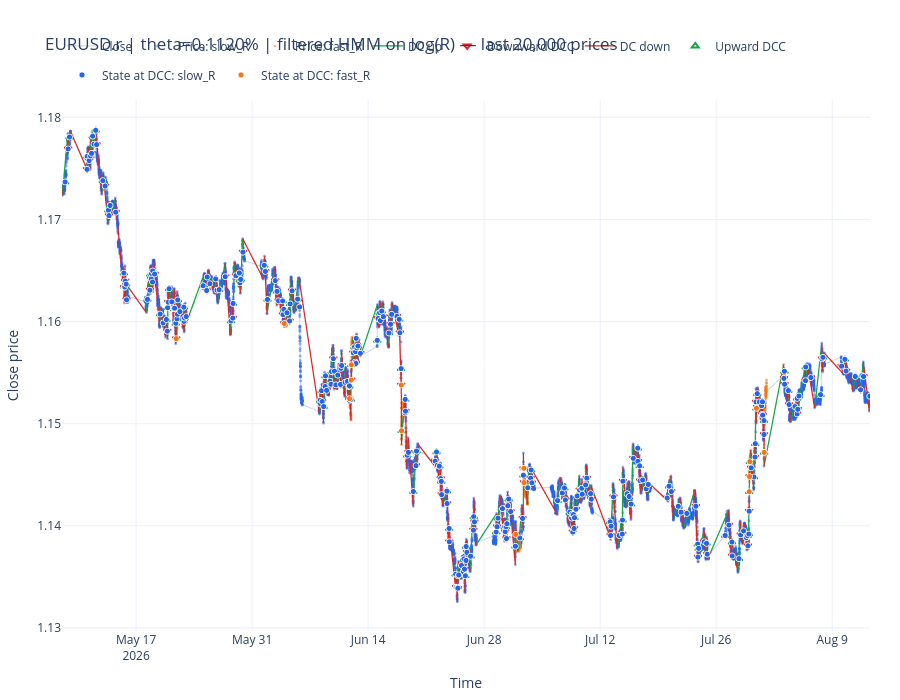

Notebook source saved alongside this figure:
### Markdown cell above
## Map filtered event states onto price

Each update is indexed by its DCC information timestamp and forward-filled until the next completed event. The state therefore means **the latest event-time belief currently available**. It does not update between DCCs, and no state is assigned before the first completed event.

### Code cell
event_state_updates = hmm_events[[
    "information_time", "event_id", "state_name", "state_probability",
    "p_slow_r", "p_fast_r",
]].copy()
if event_state_updates["information_time"].duplicated().any():
    raise ValueError("Multiple HMM updates share an information timestamp.")

event_state_updates = event_state_updates.rename(columns={
    "information_time": "state_information_time",
    "event_id": "source_event_id",
}).set_index("state_information_time", drop=False)

bar_hmm_states = event_state_updates.reindex(prices.index).ffill()
first_information_time = event_state_updates.index[0]
assert bar_hmm_states.loc[bar_hmm_states.index < first_information_time, "state_name"].isna().all()

hmm_price_fig = plot_hmm_states_on_price(prices=prices, bar_states=bar_hmm_states, hmm_events=hmm_events,
                                         n_prices=20000, title=f"{SYMBOL} | theta={THETA:.4%} | filtered HMM on log(R)",
                                         oos_start_time=oos_start_time)
hmm_price_fig.show()

### Figure 1 — Plotly figure (JSON) as saved in the notebook; plotly's stock layout.template omitted (floating-point values rounded to 4 significant figures; data arrays with more than 128 entries replaced by an {"elided": "..."} marker saying what was removed)
{"data": [{"hovertemplate": "time=%{x}<br>close=%{y:.5f}<extra></extra>", "line": {"color": "#cbd5e1", "width": 1.0}, "mode": "lines", "name": "Close", "x": {"elided": "20000 str values"}, "y": {"elided": "20000 float values"}, "type": "scattergl"}, {"customdata": {"elided": "19136x3 mixed values"}, "hovertemplate": "time=%{x}<br>close=%{y:.5f}<br>state=slow_R<br>probability=%{customdata[0]:.3f}<br>state known since=%{customdata[1]}<br>source event=%{customdata[2]:.0f}<extra></extra>", "legendgroup": "slow_R", "marker": {"color": "#2563eb", "opacity": 0.45, "size": 3}, "mode": "markers", "name": "Price: slow_R", "x": {"elided": "19136 str values"}, "y": {"elided": "19136 float values"}, "type": "scattergl"}, {"customdata": {"elided": "864x3 mixed values"}, "hovertemplate": "time=%{x}<br>close=%{y:.5f}<br>state=fast_R<br>probability=%{customdata[0]:.3f}<br>state known since=%{customdata[1]}<br>source event=%{customdata[2]:.0f}<extra></extra>", "legendgroup": "fast_R", "marker": {"color": "#f97316", "opacity": 0.45, "size": 3}, "mode": "markers", "name": "Price: fast_R", "x": {"elided": "864 str values"}, "y": {"elided": "864 float values"}, "type": "scattergl"}, {"customdata": {"elided": "453 rows, 3020 mixed values in total"}, "hovertemplate": "event=%{customdata[0]:.0f}<br>direction=%{customdata[1]}<br>filtered state=%{customdata[2]}<br>R=%{customdata[3]:.3e}<br>log(R)=%{customdata[4]:.4f}<br>T=%{customdata[5]:.0f} bars<br>TMV=%{customdata[6]:.4f}<br>p(fast_R)=%{customdata[7]:.3f}<br>state probability=%{customdata[8]:.3f}<br>known at DCC=%{customdata[9]}<extra></extra>", "legendgroup": "dc_up", "line": {"color": "#16a34a", "width": 1.25}, "mode": "lines", "name": "DC up", "x": {"elided": "453 str values"}, "y": {"elided": "453 float values"}, "type": "scattergl"}, {"customdata": {"elided": "151x9 mixed values"}, "hovertemplate": "Downward DCC<br>time=%{x}<br>price=%{y:.5f}<br>event=%{customdata[0]:.0f}<br>filtered state=%{customdata[1]}<br>R=%{customdata[2]:.3e}<br>log(R)=%{customdata[3]:.4f}<br>T=%{customdata[4]:.0f} bars<br>TMV=%{customdata[5]:.4f}<br>p(fast_R)=%{customdata[6]:.3f}<br>state probability=%{customdata[7]:.3f}<br>confirmed EXT time=%{customdata[8]}<extra></extra>", "legendgroup": "dcc_up", "marker": {"color": "#dc2626", "line": {"color": "#dc2626", "width": 2}, "size": 6, "symbol": "triangle-down-open"}, "mode": "markers", "name": "Downward DCC", "x": {"elided": "151 str values"}, "y": {"elided": "151 float values"}, "type": "scattergl"}, {"customdata": {"elided": "456 rows, 3040 mixed values in total"}, "hovertemplate": "event=%{customdata[0]:.0f}<br>direction=%{customdata[1]}<br>filtered state=%{customdata[2]}<br>R=%{customdata[3]:.3e}<br>log(R)=%{customdata[4]:.4f}<br>T=%{customdata[5]:.0f} bars<br>TMV=%{customdata[6]:.4f}<br>p(fast_R)=%{customdata[7]:.3f}<br>state probability=%{customdata[8]:.3f}<br>known at DCC=%{customdata[9]}<extra></extra>", "legendgroup": "dc_down", "line": {"color": "#dc2626", "width": 1.25}, "mode": "lines", "name": "DC down", "x": {"elided": "456 str values"}, "y": {"elided": "456 float values"}, "type": "scattergl"}, {"customdata": {"elided": "152x9 mixed values"}, "hovertemplate": "Upward DCC<br>time=%{x}<br>price=%{y:.5f}<br>event=%{customdata[0]:.0f}<br>filtered state=%{customdata[1]}<br>R=%{customdata[2]:.3e}<br>log(R)=%{customdata[3]:.4f}<br>T=%{customdata[4]:.0f} bars<br>TMV=%{customdata[5]:.4f}<br>p(fast_R)=%{customdata[6]:.3f}<br>state probability=%{customdata[7]:.3f}<br>confirmed EXT time=%{customdata[8]}<extra></extra>", "legendgroup": "dcc_down", "marker": {"color": "#16a34a", "line": {"color": "#16a34a", "width": 2}, "size": 6, "symbol": "triangle-up-open"}, "mode": "markers", "name": "Upward DCC", "x": {"elided": "152 str values"}, "y": {"elided": "152 float values"}, "type": "scattergl"}, {"customdata": {"elided": "287x8 mixed values"}, "hovertemplate": "HMM update at DCC<br>time=%{x}<br>price=%{y:.5f}<br>event=%{customdata[0]:.0f}<br>event direction=%{customdata[1]}<br>new state=slow_R<br>R=%{customdata[2]:.3e}<br>log(R)=%{customdata[3]:.4f}<br>T=%{customdata[4]:.0f} bars<br>TMV=%{customdata[5]:.4f}<br>p(fast_R)=%{customdata[6]:.3f}<br>state probability=%{customdata[7]:.3f}<extra></extra>", "legendgroup": "dcc_state_slow_R", "marker": {"color": "#2563eb", "line": {"color": "white", "width": 0.75}, "size": 6, "symbol": "circle"}, "mode": "markers", "name": "State at DCC: slow_R", "x": {"elided": "287 str values"}, "y": {"elided": "287 float values"}, "type": "scattergl"}, {"customdata": [[5801, "up", 0.000868, -7.049, 2, 1.55, 0.8491, 0.8491], [5835, "up", 0.0004542, -7.697, 3, 1.217, 0.5423, 0.5423], [5865, "up", 0.0001946, -8.544, 7, 1.217, 0.5173, 0.5173], [5867, "up", 0.001007, -6.901, 5, 4.494, 0.9054, 0.9054], [5868, "down", 0.0004087, -7.803, 4, 1.46, 0.9684, 0.9684], [5891, "up", 0.001101, -6.812, 2, 1.966, 0.8925, 0.8925], [5892, "down", 0.0006479, -7.342, 11, 6.363, 0.9874, 0.9874], [5943, "up", 0.0006264, -7.376, 6, 3.356, 0.6865, 0.6865], [5947, "up", 0.001329, -6.624, 5, 5.931, 0.9098, 0.9098], [5948, "down", 0.0002954, -8.127, 9, 2.374, 0.9376, 0.9376], [5949, "up", 0.0001505, -8.801, 9, 1.21, 0.7702, 0.7702], [6018, "down", 0.0002931, -8.135, 4, 1.047, 0.5146, 0.5146], [6019, "up", 0.0004828, -7.636, 9, 3.88, 0.9257, 0.9257], [6020, "down", 0.0001766, -8.641, 8, 1.262, 0.8255, 0.8255], [6026, "down", 0.0002449, -8.315, 12, 2.624, 0.5469, 0.5469], [6036, "down", 0.001295, -6.649, 3, 3.47, 0.9466, 0.9466]], "hovertemplate": "HMM update at DCC<br>time=%{x}<br>price=%{y:.5f}<br>event=%{customdata[0]:.0f}<br>event direction=%{customdata[1]}<br>new state=fast_R<br>R=%{customdata[2]:.3e}<br>log(R)=%{customdata[3]:.4f}<br>T=%{customdata[4]:.0f} bars<br>TMV=%{customdata[5]:.4f}<br>p(fast_R)=%{customdata[6]:.3f}<br>state probability=%{customdata[7]:.3f}<extra></extra>", "legendgroup": "dcc_state_fast_R", "marker": {"color": "#f97316", "line": {"color": "white", "width": 0.75}, "size": 6, "symbol": "circle"}, "mode": "markers", "name": "State at DCC: fast_R", "x": ["2026-05-21T20:05:00.000000", "2026-06-03T21:05:00.000000", "2026-06-11T18:10:00.000000", "2026-06-11T23:00:00.000000", "2026-06-11T23:15:00.000000", "2026-06-17T23:55:00.000000", "2026-06-18T00:50:00.000000", "2026-07-01T19:25:00.000000", "2026-07-02T17:50:00.000000", "2026-07-02T19:10:00.000000", "2026-07-02T19:25:00.000000", "2026-07-29T23:40:00.000000", "2026-07-30T00:30:00.000000", "2026-07-30T01:30:00.000000", "2026-07-30T20:25:00.000000", "2026-07-31T18:50:00.000000"], "y": [1.158, 1.16, 1.152, 1.154, 1.156, 1.154, 1.149, 1.139, 1.146, 1.146, 1.144, 1.143, 1.145, 1.146, 1.152, 1.147], "type": "scattergl"}], "layout": {"legend": {"orientation": "h", "yanchor": "bottom", "y": 1.02, "xanchor": "left", "x": 0.0}, "margin": {"l": 60, "r": 30, "t": 100, "b": 60}, "title": {"text": "EURUSD.r | theta=0.1120% | filtered HMM on log(R) — last 20,000 prices"}, "height": 700, "hovermode": "closest", "xaxis": {"title": {"text": "Time"}, "range": ["2026-05-08T01:20:00+02:00", "2026-08-13T13:25:00+02:00"], "showspikes": true, "spikemode": "across"}, "yaxis": {"title": {"text": "Close price"}, "fixedrange": false, "showspikes": true}}}
